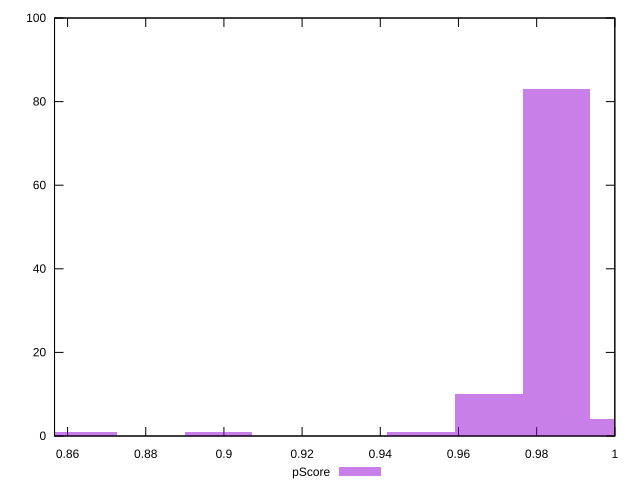

This chart was generated by the following gnuplot code:
reset

$pScore <<EOF
0.9850466133647998 83
1.0023281328975155 4
0.9677650938320841 10
0.8640759766357894 1
0.9504835742993683 1
0.898639015701221 1
EOF

set key outside below
set boxwidth 0.017281519532715787
set xrange [0.8566673604481766:1]
set yrange [0:100]
set trange [0:100]
set style fill transparent solid 0.5 noborder
set terminal svg size 640, 490 enhanced background rgb 'white'
set output "report_00025_2021-02-22T21:38:55.199Z/total-blocking-time/samples/pages+cached+noadtech+nomedia/pScore/histogram.svg"

plot $pScore title "pScore" with boxes

reset
